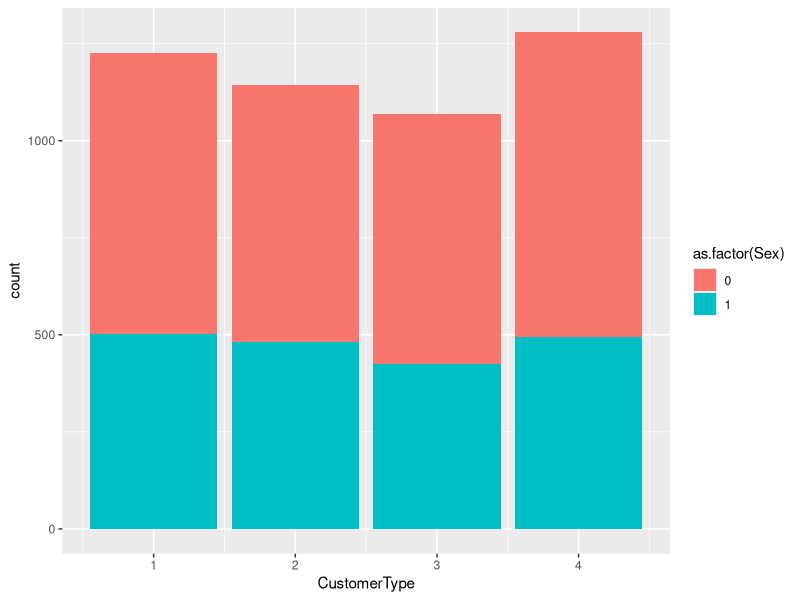
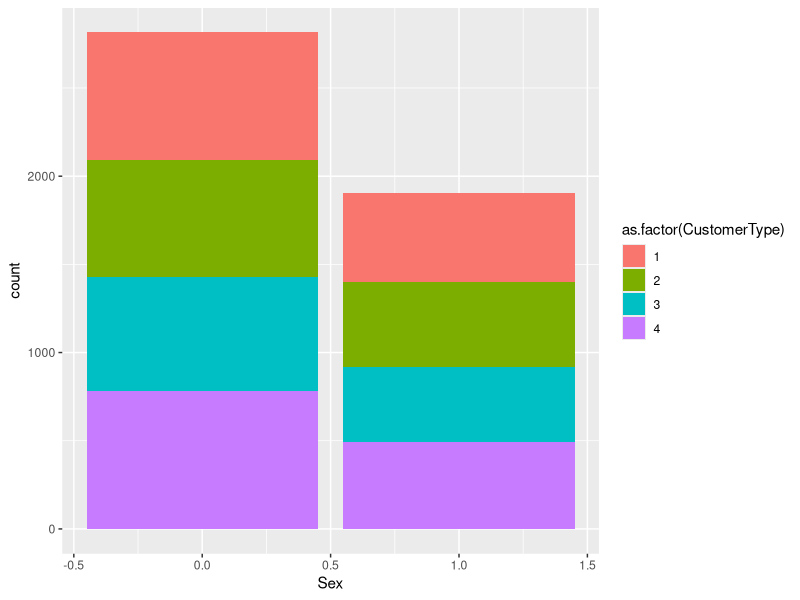

Recreate these plots in R, in order.
## ---- chunk 1
# Options
knitr::opts_chunk$set(cache = TRUE, warning=FALSE)

# Libraries
library(dplyr)
library(tidyr)
library(ggplot2)
## ---- chunk 2
# Import customers' data
customer        <- read.csv("input/customerdata.csv" )

# Import transactions
tx.fall         <- read.csv("input/fallfintrx.csv"   )
tx.summer       <- read.csv("input/summerfintrx.csv" )
tx.all <- tx.fall %>% union(tx.summer)

# Import sessions
sessions.fall   <- read.csv("input/fallsesstrx.csv"  )
sessions.summer <- read.csv("input/summersesstrx.csv")
sessions.all <- sessions.fall %>% union(sessions.summer)
## ---- chunk 3
summary(customer)
## ---- chunk 4
# Added monetary value of each transaction and converted data
tx.all <- tx.fall %>% mutate(Value = c(2.99, 4.99, 9.99, 25, 99)[ProductID], Date = as.Date(Date))

summary(tx.all)
## ---- chunk 5
# Calculated RFM based on all transactions (summer and fall)
# for each customer (who made at least one transaction)
customer.RFM <- tx.all %>%
  inner_join(customer, by = 'CustomerID') %>%
  group_by(CustomerID) %>%
  summarise(Recency = max(Date), Frequency = n(), Monetary = sum(Value))

summary(customer.RFM)
## ---- chunk 6
# Fetch all active customer
customerID.active <- sessions.summer %>% select(CustomerID) %>% distinct(CustomerID)

summary(customerID.active)
## ---- chunk 7
# Calculate the RFM value for active customers
customer.active.RFM <- customerID.active %>%
  left_join(customer.RFM, by = "CustomerID") %>%
  mutate(Frequency = replace_na(Frequency, 0), Monetary = replace_na(Monetary, 0))

summary(customer.active.RFM)
## ---- chunk 8
customer.active = customer.active.RFM %>%
  left_join(customer, by = 'CustomerID') %>%
  select(-X)

head(customer.active)
## ---- chunk 9
# Customer value
AC <- 0   # Customer acquisition costs
m  <- 156 # Customer recurring contribution margin
r  <- 0.5 # Retention probability for the customer
t  <- 5   # Number of years ???out??? to estimate
d  <- 0.1 # Discount rate (Cost of Capital)

clv<-AC
for(i in 0:t) {
  clv<-clv+((r^i)*m/(1+d)^i)
}
clv
## ---- chunk 10
ggplot(customer.active)+aes(x=CustomerType,fill=as.factor(Sex))+geom_bar()
ggplot(customer.active)+aes(x=Sex,fill=as.factor(CustomerType))+geom_bar()
